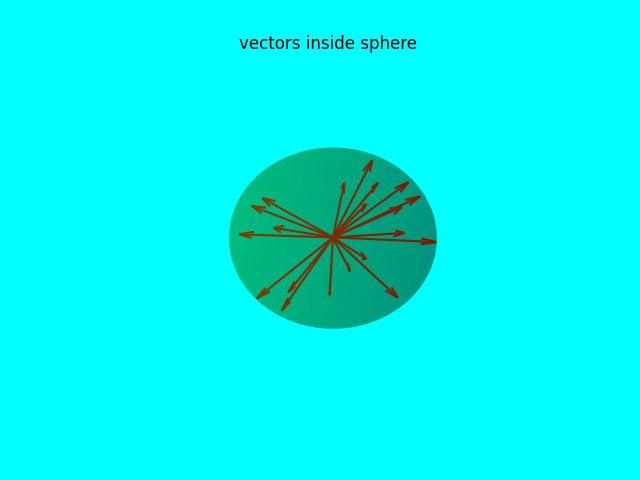

Source code (Python):
from mpl_toolkits.mplot3d import Axes3D
import matplotlib.pyplot as plt
import numpy as np

fig = plt.figure(facecolor="Cyan")
ax = plt.axes(projection= "3d")
plt.axis("off")
ax.set_facecolor("Cyan")
# draw sphere
u, v = np.mgrid[0:2*np.pi:50j, 0:np.pi:50j]
x = np.cos(u)*np.sin(v)
y = np.sin(u)*np.sin(v)
z = np.cos(v)
# alpha controls opacity
ax.plot_surface(x, y, z, color="g", alpha=0.3)

# a random array of 3D coordinates in [-1,1]
bvecs= np.random.randn(20,3)

# tails of the arrows
tails= np.zeros(len(bvecs))

# heads of the arrows with adjusted arrow head length
ax.quiver(tails,tails,tails,bvecs[:,0], bvecs[:,1], bvecs[:,2],
          length=1.0, normalize=True, color='r', arrow_length_ratio=0.15)

ax.set_xlabel('X-axis')
ax.set_ylabel('Y-axis')
ax.set_zlabel('Z-axis')

ax.set_title('vectors inside sphere')

plt.show()
